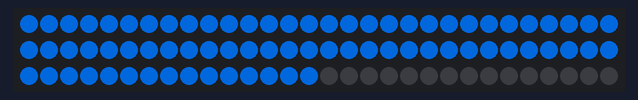
Simulated run of this program. Board: Raspberry Pi Pico running CircuitPython. On the bench: 90 RGB LEDs in strip order, left to right, continuing on the next row. Dim RGB values are drawn brighter than linear. At 0.8 s the program ends and the board releases its pins; the recording ends there.

Above: at 0.68 s.

The program:

led_control.py
```python
# led_control.py (V1.3)
import neopixel
import time
from global_config import NUM_PIXELS, SEQUENCE_LENGTH, NUM_ROWS, current_voices, current_patterns, sequences, LED_PIN

# Initialize the Neopixel LEDs
pixels = neopixel.NeoPixel(LED_PIN, NUM_PIXELS, auto_write=False)

# Define colors for each voice
voice_colors = {
    0: (255, 0, 0),    # Bass drum - Red
    1: (0, 255, 0),    # Snare - Green
    2: (0, 0, 255),    # Low Tom - Blue
    3: (255, 255, 0),  # Mid Tom - Yellow
    4: (255, 0, 255),  # High Tom - Magenta
    5: (0, 255, 255),  # Rimshot - Cyan
    6: (255, 165, 0),  # Hand Clap - Orange
    7: (75, 0, 130),   # Cowbell - Indigo
    8: (128, 0, 128),  # Cymbal - Purple
    9: (255, 192, 203),# Open Hi-Hat - Pink
    10: (0, 128, 0),   # Closed Hi-Hat - Dark Green
}

# Function to update LEDs based on the current sequence and pointers
def update_leds():
    for row in range(8):  # Only iterate over the first 8 rows for step LEDs
        for step in range(SEQUENCE_LENGTH if SEQUENCE_LENGTH < 16 else 16):
            led_index = row * SEQUENCE_LENGTH + step  # Calculate LED index
            voice = current_voices[row]
            pattern = current_patterns[row]
            state = sequences[pattern][row][step]
            color = voice_colors[voice] if state else (0, 0, 0)
            print(f"Updating LED at row {row}, step {step}, voice {voice}, pattern {pattern}, led_index {led_index}")
            if led_index >= NUM_PIXELS:
                print(f"Error: led_index {led_index} out of range")
                continue
            pixels[led_index] = color
    pixels.show()

# Boot sequence for Neopixels
def neopixel_boot_sequence():
    for i in range(NUM_PIXELS):
        pixels[i] = (0, 70, 150)  # Blue color for boot sequence
        pixels.show()
        time.sleep(0.004)
    time.sleep(0.01)
    pixels.fill((0, 0, 0))
    pixels.show()

# Call the boot sequence at the start
neopixel_boot_sequence()

# Light steps
def light_steps(voice_index, step_index, state):
    led_index = voice_index * SEQUENCE_LENGTH + step_index  # Map the voice and step to the LED index
    color = voice_colors.get(voice_index, (8, 125, 60))  # Default to Purple if voice not found
    if 0 <= led_index < NUM_PIXELS:  # Ensure LED index is within the valid range
        if state:
            pixels[led_index] = color  # Set color based on voice
        else:
            pixels[led_index] = (0, 0, 0)  # Off for inactive steps
        pixels.show()

# Light the current beat
def light_beat(step):
    for row in range(NUM_ROWS):
        led_index = row * SEQUENCE_LENGTH + step
        if 0 <= led_index < NUM_PIXELS:
            pixels[led_index] = (70, 20, 0)  # Red color for the beat indicator
    pixels.show()


"""# led_control.py (V1.3)
import neopixel
import time
from global_config import NUM_PIXELS, SEQUENCE_LENGTH, NUM_ROWS, current_voices, current_patterns, sequences, LED_PIN

# Initialize the Neopixel LEDs
pixels = neopixel.NeoPixel(LED_PIN, NUM_PIXELS, auto_write=False)

# Define colors for each voice
voice_colors = {
    0: (255, 0, 0),    # Bass drum - Red
    1: (0, 255, 0),    # Snare - Green
    2: (0, 0, 255),    # Low Tom - Blue
    3: (255, 255, 0),  # Mid Tom - Yellow
    4: (255, 0, 255),  # High Tom - Magenta
    5: (0, 255, 255),  # Rimshot - Cyan
    6: (255, 165, 0),  # Hand Clap - Orange
    7: (75, 0, 130),   # Cowbell - Indigo
    8: (128, 0, 128),  # Cymbal - Purple
    9: (255, 192, 203),# Open Hi-Hat - Pink
    10: (0, 128, 0),   # Closed Hi-Hat - Dark Green
}

# Function to update LEDs based on the current sequence and pointers
def update_leds():
    for row in range(8):  # Only iterate over the first 8 rows for step LEDs
        for step in range(SEQUENCE_LENGTH if SEQUENCE_LENGTH < 16 else 16):
            led_index = row * SEQUENCE_LENGTH + step  # Calculate LED index
            voice = current_voices[row]
            pattern = current_patterns[row]
            state = sequences[pattern][row][step]
            color = voice_colors[voice] if state else (0, 0, 0)
            print(f"Updating LED at row {row}, step {step}, voice {voice}, pattern {pattern}, led_index {led_index}")
            if led_index >= NUM_PIXELS:
                print(f"Error: led_index {led_index} out of range")
                continue
            pixels[led_index] = color
    pixels.show()

# Boot sequence for Neopixels
def neopixel_boot_sequence():
    for i in range(NUM_PIXELS):
        pixels[i] = (0, 70, 150)  # Blue color for boot sequence
        pixels.show()
        time.sleep(0.004)
    time.sleep(0.01)
    pixels.fill((0, 0, 0))
    pixels.show()

# Call the boot sequence at the start
neopixel_boot_sequence()

# Light steps
def light_steps(voice_index, step_index, state):
    led_index = voice_index * SEQUENCE_LENGTH + step_index  # Map the voice and step to the LED index
    color = voice_colors.get(voice_index, (8, 125, 60))  # Default to Purple if voice not found
    if 0 <= led_index < NUM_PIXELS:  # Ensure LED index is within the valid range
        if state:
            pixels[led_index] = color  # Set color based on voice
        else:
            pixels[led_index] = (0, 0, 0)  # Off for inactive steps
        pixels.show()

# Light the current beat
def light_beat(step):
    for row in range(NUM_ROWS):
        led_index = row * SEQUENCE_LENGTH + step
        if 0 <= led_index < NUM_PIXELS:
            pixels[led_index] = (70, 20, 0)  # Red color for the beat indicator
    pixels.show()
"""
```

global_config.py
```python
# global_config.py (V1.1)
import board
import neopixel
import busio
import digitalio
from digitalio import DigitalInOut, Direction, Pull
import keypad

# Constants and global variables
NUM_PIXELS = 64 + 4 + 4 + 1 + 1 + 16  # 64 step LEDs + 4 mute + 4 velocity + 1 play + 1 pitch bend + 16 pattern select
NUM_ROWS = 12
NUM_COLS = 8
SEQUENCE_LENGTH = 16
NUM_VOICES = 11
NUM_PATTERNS = 4

# Pin definitions
MIDI_OUT_PIN = board.GP0
LED_PIN = board.GP2
I2C_SDA = board.GP4
I2C_SCL = board.GP5

# Set columns as outputs
column_pins = [board.GP6, board.GP7, board.GP8, board.GP9, board.GP10, board.GP11, board.GP12, board.GP13]
for pin in column_pins:
    col_pin = digitalio.DigitalInOut(pin)
    col_pin.direction = digitalio.Direction.OUTPUT
    col_pin.value = False  # Set initial state to low

# Set rows as inputs with pull-ups
row_pins = [board.GP14, board.GP15, board.GP16, board.GP17, board.GP18,
board.GP19, board.GP20, board.GP21, board.GP22, board.GP26, board.GP27, board.GP28]
for pin in row_pins:
    row_pin = digitalio.DigitalInOut(pin)
    row_pin.direction = digitalio.Direction.INPUT
    row_pin.pull = digitalio.Pull.UP

# ROW_PINS = row_pins
"""[board.GP14, board.GP15, board.GP16, board.GP17, board.GP18,
board.GP19, board.GP20, board.GP21, board.GP22, board.GP26, board.GP27, board.GP28]"""
# COL_PINS = column_pins
"""[board.GP6, board.GP7, board.GP8, board.GP9, board.GP10, board.GP11, board.GP12, board.GP13]"""

# Initial setup for global variables
current_voices = [0] * NUM_ROWS
current_patterns = [0] * NUM_ROWS
sequences = [[[0] * SEQUENCE_LENGTH for _ in range(NUM_VOICES)] for _ in range(NUM_PATTERNS)]

# Additional global variables
bpm = 120.0
beat_time = 60.0 / bpm
beat_millis = beat_time * 1000.0
steps_per_beat = 4
steps_millis = beat_millis / steps_per_beat
step_counter = 0
playing = False
voice_change_flag = False
```
